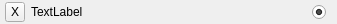
<?xml version="1.0" encoding="UTF-8"?>
<ui version="4.0">
 <class>QREPropertyListItem</class>
 <widget class="QWidget" name="QREPropertyListItem">
  <property name="geometry">
   <rect>
    <x>0</x>
    <y>0</y>
    <width>337</width>
    <height>24</height>
   </rect>
  </property>
  <property name="minimumSize">
   <size>
    <width>0</width>
    <height>24</height>
   </size>
  </property>
  <property name="maximumSize">
   <size>
    <width>16777215</width>
    <height>24</height>
   </size>
  </property>
  <property name="font">
   <font>
    <stylestrategy>PreferAntialias</stylestrategy>
   </font>
  </property>
  <property name="windowTitle">
   <string>Form</string>
  </property>
  <layout class="QGridLayout" name="gridLayout">
   <property name="leftMargin">
    <number>5</number>
   </property>
   <property name="topMargin">
    <number>2</number>
   </property>
   <property name="rightMargin">
    <number>5</number>
   </property>
   <property name="bottomMargin">
    <number>2</number>
   </property>
   <item row="0" column="0">
    <widget class="QToolButton" name="deletePropButton">
     <property name="minimumSize">
      <size>
       <width>20</width>
       <height>20</height>
      </size>
     </property>
     <property name="maximumSize">
      <size>
       <width>20</width>
       <height>20</height>
      </size>
     </property>
     <property name="text">
      <string>X</string>
     </property>
    </widget>
   </item>
   <item row="0" column="1">
    <widget class="QLabel" name="propNameLabel">
     <property name="minimumSize">
      <size>
       <width>0</width>
       <height>20</height>
      </size>
     </property>
     <property name="maximumSize">
      <size>
       <width>16777215</width>
       <height>20</height>
      </size>
     </property>
     <property name="text">
      <string>TextLabel</string>
     </property>
    </widget>
   </item>
   <item row="0" column="2">
    <widget class="QREPropertyRadioButton" name="radioButton">
     <property name="enabled">
      <bool>true</bool>
     </property>
     <property name="minimumSize">
      <size>
       <width>20</width>
       <height>20</height>
      </size>
     </property>
     <property name="maximumSize">
      <size>
       <width>20</width>
       <height>20</height>
      </size>
     </property>
     <property name="text">
      <string/>
     </property>
     <property name="checked">
      <bool>true</bool>
     </property>
    </widget>
   </item>
  </layout>
 </widget>
 <customwidgets>
  <customwidget>
   <class>QREPropertyRadioButton</class>
   <extends>QRadioButton</extends>
   <header>qrepropertyradiobutton.h</header>
  </customwidget>
 </customwidgets>
 <resources/>
 <connections/>
</ui>
